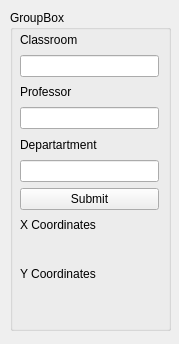
<?xml version="1.0" encoding="UTF-8"?>
<ui version="4.0">
 <class>Form</class>
 <widget class="QWidget" name="Form">
  <property name="geometry">
   <rect>
    <x>0</x>
    <y>0</y>
    <width>179</width>
    <height>344</height>
   </rect>
  </property>
  <property name="windowTitle">
   <string>Form</string>
  </property>
  <widget class="QGroupBox" name="groupBox">
   <property name="geometry">
    <rect>
     <x>10</x>
     <y>10</y>
     <width>161</width>
     <height>321</height>
    </rect>
   </property>
   <property name="title">
    <string>GroupBox</string>
   </property>
   <widget class="QWidget" name="layoutWidget">
    <property name="geometry">
     <rect>
      <x>10</x>
      <y>20</y>
      <width>139</width>
      <height>278</height>
     </rect>
    </property>
    <layout class="QVBoxLayout" name="verticalLayout">
     <item>
      <widget class="QLabel" name="label">
       <property name="text">
        <string>Classroom</string>
       </property>
      </widget>
     </item>
     <item>
      <widget class="QLineEdit" name="ClassInput">
       <property name="text">
        <string/>
       </property>
      </widget>
     </item>
     <item>
      <widget class="QLabel" name="label_2">
       <property name="text">
        <string>Professor</string>
       </property>
      </widget>
     </item>
     <item>
      <widget class="QLineEdit" name="ProfInput"/>
     </item>
     <item>
      <widget class="QLabel" name="label_3">
       <property name="text">
        <string>Departartment</string>
       </property>
      </widget>
     </item>
     <item>
      <widget class="QLineEdit" name="DepartInput"/>
     </item>
     <item>
      <widget class="QPushButton" name="SubButton">
       <property name="text">
        <string>Submit</string>
       </property>
      </widget>
     </item>
     <item>
      <widget class="QLabel" name="label_4">
       <property name="text">
        <string>X Coordinates</string>
       </property>
      </widget>
     </item>
     <item>
      <widget class="QLabel" name="xformCoords"/>
     </item>
     <item>
      <widget class="QLabel" name="label_5">
       <property name="text">
        <string>Y Coordinates</string>
       </property>
      </widget>
     </item>
     <item>
      <widget class="QLabel" name="yformCoords"/>
     </item>
    </layout>
   </widget>
  </widget>
 </widget>
 <resources/>
 <connections/>
</ui>
